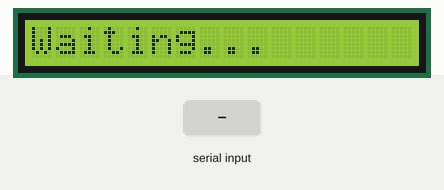
Recording of a sketch running on a simulated Arduino Uno, built with avr-gcc and run on an emulated ATmega328P. Parts: 16×1 character LCD. The inputs (shaded band) are chosen by the test bench. What the sketch prints to the serial monitor is not drawn.

Above: at 1.2 s.
1.3 s: "1\n" received over Serial
At 2.0 s:
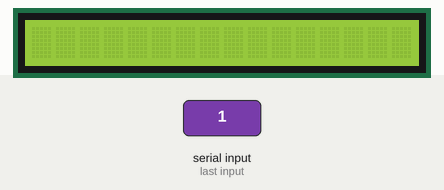
2.8 s: "0\n" received over Serial
At 2.81 s:
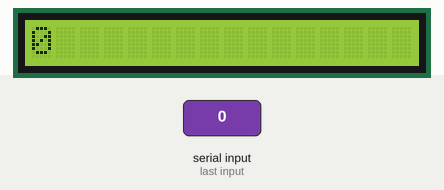
4.3 s: "2\n" received over Serial
At 4.33 s:
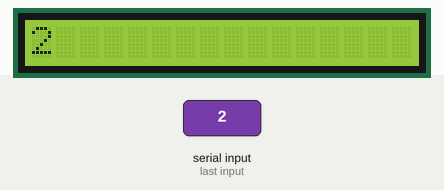
5.8 s: "1\n" received over Serial
At 5.82 s:
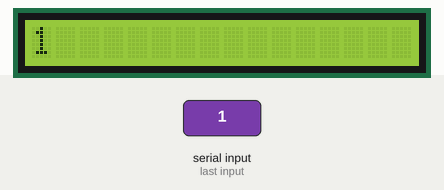
Timing chart, 0 to 8.3 s (numbered marks = the images above; inputs shaded):
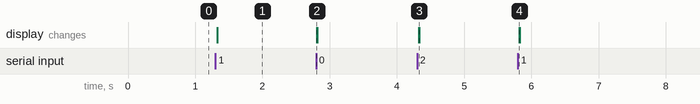

The sketch:

ArduinoTextDisplay.ino
```cpp
#include <LiquidCrystal.h>

LiquidCrystal lcd(8, 9, 4, 5, 6, 7);

const String INITIAL_DISPLAY = "Waiting...      ";
const int BAUDRATE = 9600;
const int SCROLL_LIMIT = 8;
int counter = 0;

void setup() {
  // set up the LCD's number of columns and rows:
  Serial.begin(BAUDRATE);
  lcd.begin(16, 1);
  lcd.setCursor(0, 0);
  lcd.print(INITIAL_DISPLAY);
}

void loop() {
  if (Serial.available()) {
    // Read the incoming data
    char data = Serial.read();
    Serial.print("data:\t");
    Serial.print(data);
    Serial.print("\n");
    if (data == '\n') {
      // Clear the LCD
      lcd.clear();
    } else {
      // Print the received character on the LCD
      lcd.print(data);
      counter ++;
      if (counter >= SCROLL_LIMIT) {
        for (int i = 0; i < counter; i ++) {
          lcd.scrollDisplayLeft();
        }
        counter = 0;
        delay(1000);
      }
    }
  } else {
    Serial.print("Serial not available");
  }
}
```

Measured:
- after the input at 1.3 s, the display: changes at once (image 1)
- after the input at 2.8 s, the display: changes at once (image 2)
- after the input at 4.3 s, the display: changes at once (image 3)
- after the input at 5.8 s, the display: changes at once (image 4)
